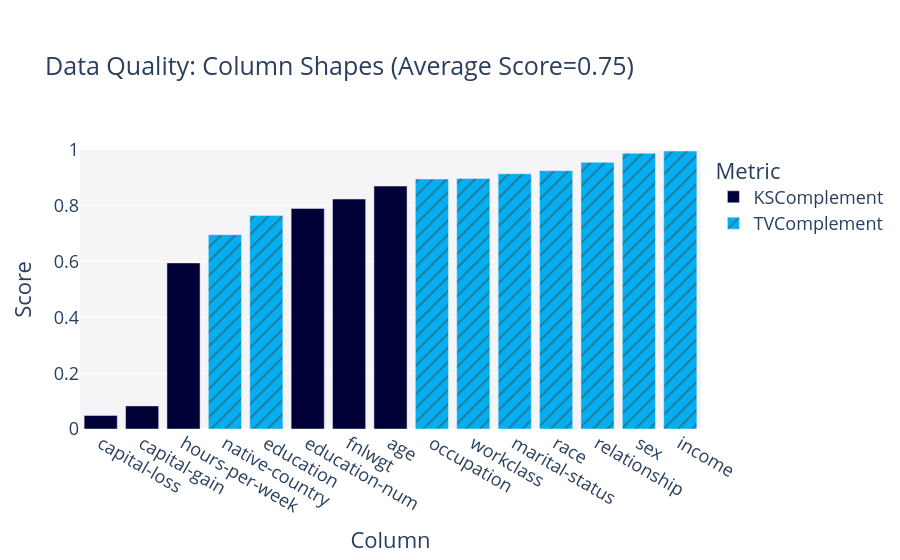

Notebook cell for this chart:
### Markdown cell above
## Statistical similarity evaluation

### Code cell
metadata = convert_metadata_to_sdm_format(full_ds.description.schema)
quality_report = QualityReport()
quality_report.generate(train_ds.data, synth_data.data, metadata)
fig = quality_report.get_visualization(property_name='Column Shapes')
fig.show()

results_exp['Column Pair Trends'] = quality_report.get_details('Column Pair Trends').mean()['Score']
results_exp['Column Shapes'] = quality_report.get_details('Column Shapes').mean()['Score']

### Figure 1 — Plotly figure (JSON) as saved in the notebook; plotly's stock layout.template omitted (floating-point values rounded to 4 significant figures)
{"data": [{"alignmentgroup": "True", "customdata": [["KSComplement"], ["KSComplement"], ["KSComplement"], ["KSComplement"], ["KSComplement"], ["KSComplement"]], "hovertemplate": "<b>%{hovertext}</b><br><br>Metric=%{customdata[0]}<br>Score=%{y}<extra></extra>", "hovertext": ["age", "fnlwgt", "education-num", "capital-gain", "capital-loss", "hours-per-week"], "legendgroup": "KSComplement", "marker": {"color": "#000036", "pattern": {"shape": ""}}, "name": "KSComplement", "offsetgroup": "KSComplement", "orientation": "v", "showlegend": true, "textposition": "auto", "type": "bar", "x": ["age", "fnlwgt", "education-num", "capital-gain", "capital-loss", "hours-per-week"], "xaxis": "x", "y": [0.8707, 0.8242, 0.7903, 0.0828, 0.0483, 0.5952], "yaxis": "y"}, {"alignmentgroup": "True", "customdata": [["TVComplement"], ["TVComplement"], ["TVComplement"], ["TVComplement"], ["TVComplement"], ["TVComplement"], ["TVComplement"], ["TVComplement"], ["TVComplement"]], "hovertemplate": "<b>%{hovertext}</b><br><br>Metric=%{customdata[0]}<br>Score=%{y}<extra></extra>", "hovertext": ["workclass", "education", "marital-status", "occupation", "relationship", "race", "sex", "native-country", "income"], "legendgroup": "TVComplement", "marker": {"color": "#03AFF1", "pattern": {"shape": "/"}}, "name": "TVComplement", "offsetgroup": "TVComplement", "orientation": "v", "showlegend": true, "textposition": "auto", "type": "bar", "x": ["workclass", "education", "marital-status", "occupation", "relationship", "race", "sex", "native-country", "income"], "xaxis": "x", "y": [0.8979, 0.765, 0.9147, 0.896, 0.9557, 0.9258, 0.9887, 0.6964, 0.996], "yaxis": "y"}], "layout": {"barmode": "relative", "font": {"size": 18}, "legend": {"title": {"text": "Metric"}, "tracegroupgap": 0}, "margin": {"t": 150}, "plot_bgcolor": "#F5F5F8", "title": {"text": "Data Quality: Column Shapes (Average Score=0.75)"}, "xaxis": {"anchor": "y", "categoryorder": "total ascending", "domain": [0, 1], "title": {"text": "Column"}}, "yaxis": {"anchor": "x", "domain": [0, 1], "range": [0, 1], "title": {"text": "Score"}}}}
